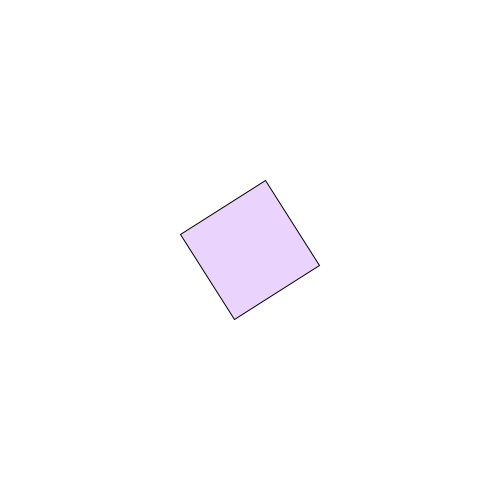
Frame 1 (no input)
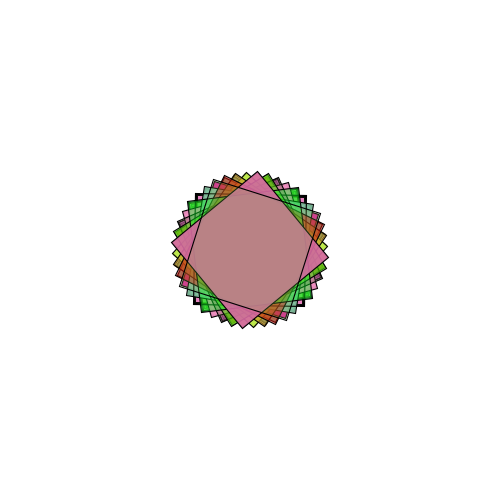
Frame 60 (the mouse pressed at the canvas centre just before this capture)
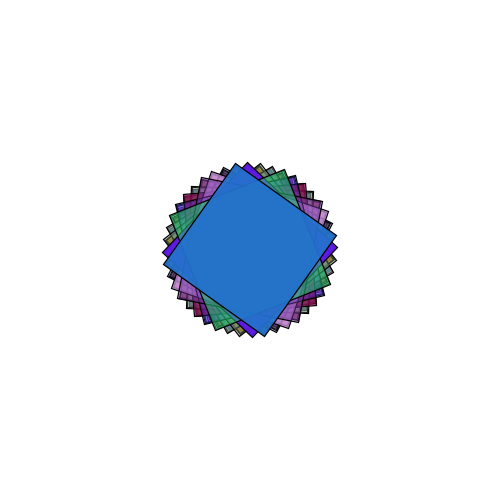
Frame 120 (the mouse held since frame 60 and released just before this capture)

The Processing sketch that drew these frames (run headless with seeded random() and noise(); from frame 60 on, the mouse is pressed at the canvas centre):

// Processing sketch: processing_130610
// ── processing_130610.pde

float rad = 0.0;
float s= 1.0;
float timer = 0.0;
int dim; 

void setup()
{
  size (500, 500);
  frameRate(30);
  background(255,255,255);
}

void draw()
{
  rad = rad + 1.0;
  s = s + 0.002;
  timer = timer + (1.0/30.0);
  if(timer > 0.0 && timer < 15.0)
  {
  pushMatrix();
  fill (random(255), random(255), random(255), random(255));
  translate(width/2, height/2);
  rotate(rad);
  scale(s);
  rectMode(CENTER);
  rect(0, 0, 100, 100);
  popMatrix();
  }
  else if (timer > 15.0 && timer < 20.0)
  {
    pushMatrix();
    
    
    fill(random(255), random(255), random(255), random(255));
    translate(width/2, height/2);
    rotate (-rad);
    scale(s);
    ellipseMode(CORNER);
    ellipse(25, 25, 50, 50);
    popMatrix();
  }
  else if (timer > 20.0 && timer < 25.0)
  {
    pushMatrix();
    
    
    fill(random(255), random(255), random(255), random(255));
    translate(width/2, height/2);
    rotate (rad);
    scale(s);
    ellipseMode(CORNER);
    ellipse(25, 25, 50, 50);
    popMatrix();
  }
  else if (timer > 25.1)
  {
    pushMatrix();
    
    noStroke();
    fill(random(255), random(255), random(255));
    translate(width/2, height/2);
    scale(s+1);
    ellipseMode(CENTER);
    ellipse(0, 0, 50, 50);
    popMatrix();
  }

 
}
